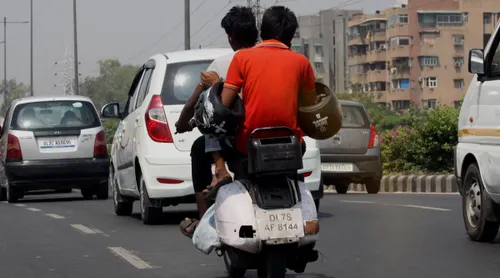
#> input picture data/upload/20260618_131007_4.webp, 500 x 278 px
$ python -i preprocessing.py   (imports and definitions only)
#> lines starting #> are read from the running program, lines starting #| are printed output that depends on the picture
#> further down, picture is the input picture: PIL image 500x278 RGB; mean R, G, B 106, 96.8, 93.6
"""Adaptive image preprocessing for IntelliTraffic AI.

This module applies traditional computer vision enhancement techniques to
normalize input images before object detection. It handles:

    - Low-light conditions (CLAHE, gamma correction)
    - Motion blur / soft focus (unsharp masking)
    - Haze / fog (dark channel prior dehazing)
    - General noise (bilateral filtering)

Usage:
    from utils.preprocessing import adaptive_preprocess, PreprocessConfig
    enhanced = adaptive_preprocess(pil_image, config=PreprocessConfig())
"""

from __future__ import annotations

from dataclasses import dataclass, field
from typing import Tuple

import numpy as np
from PIL import Image


# ---------------------------------------------------------------------------
# Config
# ---------------------------------------------------------------------------

@dataclass
class PreprocessConfig:
    """Runtime configuration for the adaptive preprocessing pipeline."""

    # Low-light enhancement
    apply_clahe: bool = True
    clahe_clip_limit: float = 2.5
    clahe_grid_size: Tuple[int, int] = (8, 8)

    # Gamma correction (< 1.0 brightens, > 1.0 darkens)
    apply_gamma: bool = True
    gamma: float = 0.85

    # Sharpening / deblur
    apply_sharpen: bool = True
    sharpen_strength: float = 1.2  # multiplied against the unsharp mask

    # Dehazing
    apply_dehaze: bool = False  # off by default; expensive on large images

    # Noise removal
    apply_denoise: bool = False  # bilateral filter; useful for low-res cams


# ---------------------------------------------------------------------------
# Internal helpers
# ---------------------------------------------------------------------------

def _to_bgr(image: Image.Image) -> np.ndarray:
    """Convert PIL RGB image to OpenCV BGR array."""
    return np.array(image.convert("RGB"))[:, :, ::-1]


def _to_pil(bgr: np.ndarray) -> Image.Image:
    """Convert OpenCV BGR array back to PIL RGB image."""
    return Image.fromarray(bgr[:, :, ::-1])


def _clahe(bgr: np.ndarray, clip_limit: float, grid_size: Tuple[int, int]) -> np.ndarray:
    """Apply CLAHE on the L-channel of the LAB color space."""
#> called with clip_limit = 2.5, grid_size = (8, 8)
    try:
        import cv2

        lab = cv2.cvtColor(bgr, cv2.COLOR_BGR2LAB)
#> lab: shape (278, 500, 3); mean of channels 0, 1, 2 105.5, 131.2, 131.9
        l_channel, a_channel, b_channel = cv2.split(lab)
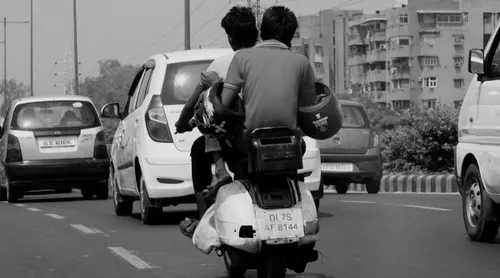
#> l_channel: shape (278, 500); min 0, max 240, mean 105.5
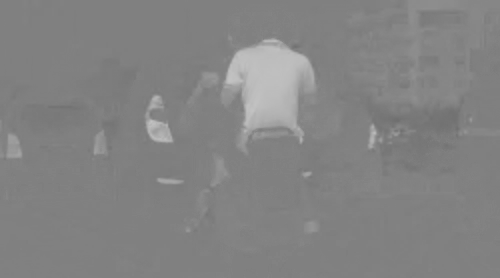
#> a_channel: shape (278, 500); min 111, max 194, mean 131.2
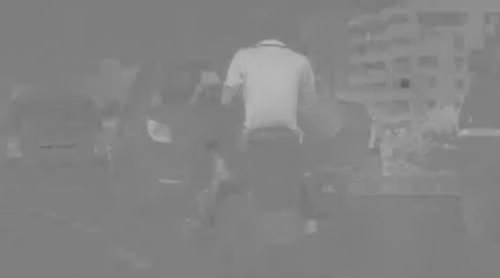
#> b_channel: shape (278, 500); min 96, max 185, mean 131.9
        clahe_obj = cv2.createCLAHE(
            clipLimit=clip_limit,
            tileGridSize=grid_size,
        )
        l_enhanced = clahe_obj.apply(l_channel)
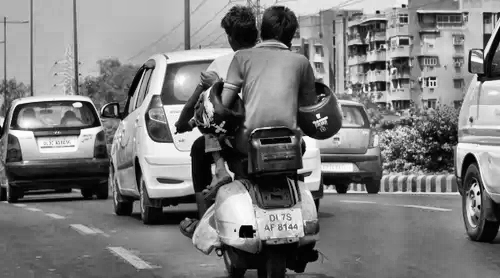
#> l_enhanced: shape (278, 500); min 0, max 255, mean 123.7
        lab_enhanced = cv2.merge((l_enhanced, a_channel, b_channel))
#> lab_enhanced: shape (278, 500, 3); mean of channels 0, 1, 2 123.7, 131.2, 131.9
        return cv2.cvtColor(lab_enhanced, cv2.COLOR_LAB2BGR)
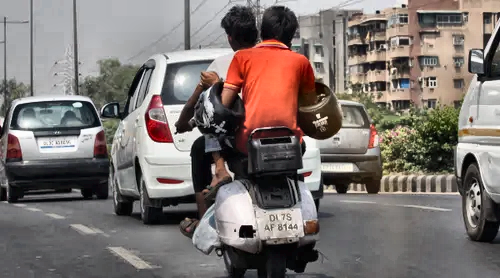
#> returned value: shape (278, 500, 3); mean B, G, R 111.8, 115.6, 124.5
    except ImportError:
        # Fallback: histogram stretch on each channel
        result = bgr.copy().astype(np.float32)
        for ch in range(3):
            p2, p98 = np.percentile(result[:, :, ch], [2, 98])
            if p98 > p2:
                result[:, :, ch] = np.clip(
                    (result[:, :, ch] - p2) / (p98 - p2) * 255, 0, 255
                )
        return result.astype(np.uint8)


def _gamma_correction(bgr: np.ndarray, gamma: float) -> np.ndarray:
    """Apply power-law gamma correction."""
#> called with gamma = 0.85
    if abs(gamma - 1.0) < 1e-3:
        return bgr
    lut = np.array(
        [((i / 255.0) ** gamma) * 255 for i in range(256)],
        dtype=np.uint8,
    )
    return lut[bgr]


def _sharpen(bgr: np.ndarray, strength: float) -> np.ndarray:
    """Unsharp masking: blurred subtracted from original, then added back."""
#> called with strength = 1.2
    try:
        import cv2

        blur = cv2.GaussianBlur(bgr, (0, 0), sigmaX=3)
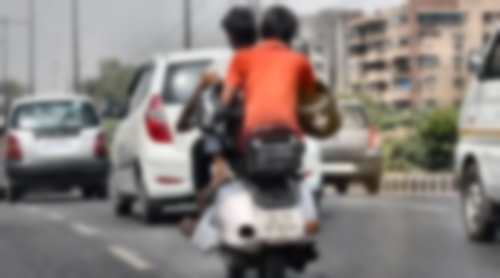
#> blur: shape (278, 500, 3); mean B, G, R 122.8, 126.6, 135
        sharpened = cv2.addWeighted(bgr, 1 + strength, blur, -strength, 0)
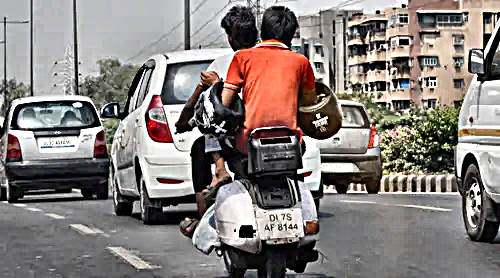
#> sharpened: shape (278, 500, 3); mean B, G, R 123.4, 126.9, 134.8
        return sharpened
    except ImportError:
        # Pure numpy: simple 3x3 laplacian add
        kernel = np.array([
            [0, -0.5, 0],
            [-0.5, 3, -0.5],
            [0, -0.5, 0],
        ])
        from scipy.ndimage import convolve
        result = bgr.astype(np.float32)
        for ch in range(3):
            result[:, :, ch] = convolve(result[:, :, ch], kernel)
        return np.clip(result, 0, 255).astype(np.uint8)


# [47 lines left out: functions _dehaze, _denoise, not called in this run]


# ---------------------------------------------------------------------------
# Public API
# ---------------------------------------------------------------------------

def adaptive_preprocess(
    image: Image.Image,
    config: PreprocessConfig | None = None,
) -> Image.Image:
    """Apply the adaptive enhancement pipeline to a PIL image.

    Steps (applied in order, each controlled by its config flag):
        1. CLAHE on the L channel (luminance equalisation)
        2. Gamma correction (exposure control)
        3. Sharpening / deblur via unsharp masking
        4. Dehazing via dark channel prior (optional, costly)
        5. Bilateral denoising (optional)

    Args:
        image: Input PIL image (any mode; converted to RGB internally).
        config: PreprocessConfig instance. Uses defaults if None.

    Returns:
        Enhanced PIL image in RGB mode.
    """
    if config is None:
        config = PreprocessConfig()

    bgr = _to_bgr(image)

    if config.apply_clahe:
        bgr = _clahe(bgr, config.clahe_clip_limit, config.clahe_grid_size)

    if config.apply_gamma:
        bgr = _gamma_correction(bgr, config.gamma)

    if config.apply_sharpen:
        bgr = _sharpen(bgr, config.sharpen_strength)

    if config.apply_dehaze:
        bgr = _dehaze(bgr)

    if config.apply_denoise:
        bgr = _denoise(bgr)

    return _to_pil(bgr)


# [13 lines left out: function compute_image_hash, not called in this run]

>>> from PIL import Image
>>> picture = Image.open('../data/upload/20260618_131007_4.webp')
>>> result = adaptive_preprocess(picture)

$ run again, on data/upload/20260618_132051_6.webp
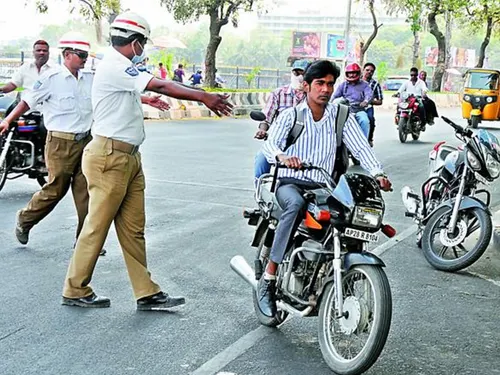
#> input picture data/upload/20260618_132051_6.webp, 500 x 375 px
#> picture is the input picture: PIL image 500x375 RGB; mean R, G, B 153.1, 163.3, 161.2
#> lab: shape (375, 500, 3); mean of channels 0, 1, 2 166.8, 124.5, 128
#> lab_enhanced: shape (375, 500, 3); mean of channels 0, 1, 2 147.1, 124.5, 128
#> in _sharpen, `blur = cv2.GaussianBlur(bgr, (0, 0), sigmaX=3)`:
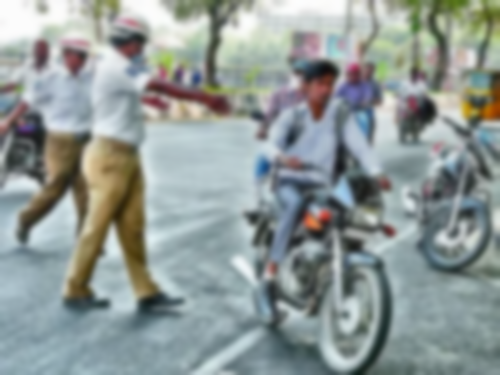
#> blur: shape (375, 500, 3); mean B, G, R 151.1, 153.3, 143.7
#> in _sharpen, `sharpened = cv2.addWeighted(bgr, 1 + strength, blur, -strength, 0)`:
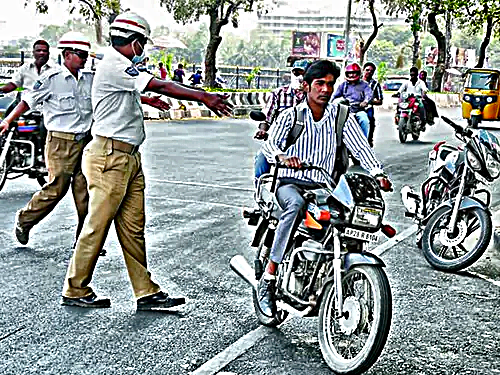
#> sharpened: shape (375, 500, 3); mean B, G, R 148.7, 150.2, 142.3
